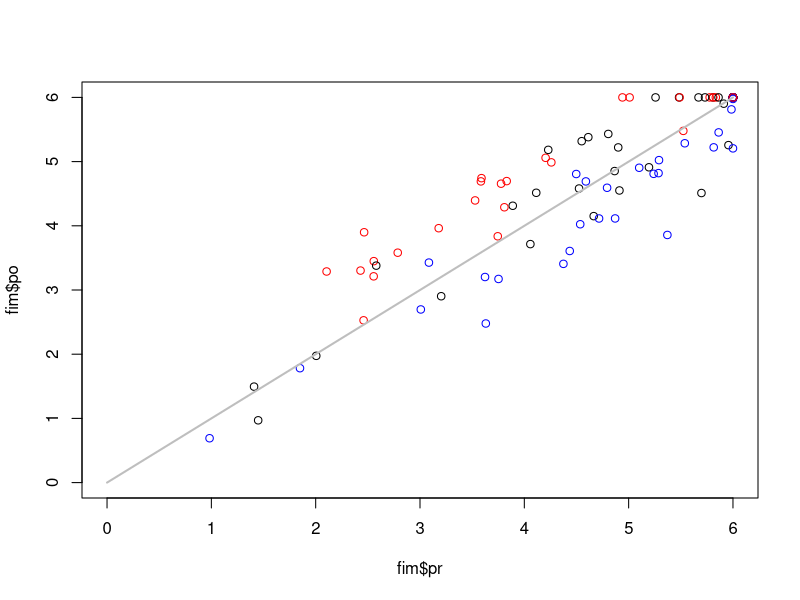

Reproduce this figure in R. (Note: this script raises an error after producing the figure.)
rm(list=ls())
set.seed(101)

nobs=100
ceil1=6
floor1=0
mu.true=mu=5
tau2.true=tau2=3
sig2.true=sig2=0.3

#generate pre-scores
pr=pr.true=rnorm(nobs,mean=mu,sd=sqrt(tau2))
cond=pr>ceil1;  sum(cond); pr[cond]=ceil1
cond=pr<floor1; sum(cond); pr[cond]=floor1

#generate xmat
uniq=expand.grid(trat1=0:1,trat2=0:1,semester=0:1)
cond=uniq$trat1==1 & uniq$trat2==1
uniq=uniq[!cond,]
ind=sample(1:nrow(uniq),size=nobs,replace=T)
xmat.main=data.matrix(cbind(1,uniq[ind,]))
colnames(xmat.main)[1]='interc'

#generate xmat associated with pr
xmat.interact=cbind(1,xmat.main[,c('trat1','trat2')])
xmat.pr=xmat.interact*pr
xmat.pr.true=xmat.interact*pr.true

#parameters
betas.true=betas=c(0,0,-0.5,0.1)
gammas.true=gammas=c(1,0.2,0)

#generate data 
media=xmat.main%*%betas+xmat.pr.true%*%gammas
po=po.true=rnorm(nobs,mean=media,sd=sqrt(sig2))
cond=po>ceil1;  sum(cond); po[cond]=ceil1
cond=po<floor1; sum(cond); po[cond]=floor1

#final dataset
fim=data.frame(po=po,pr=pr,xmat.main[,-1])

#visualize these results
cores=rep('black',nrow(fim))
cond=fim$trat1==1; cores[cond]='red'
cond=fim$trat2==1; cores[cond]='blue'
rango=c(floor1,ceil1)
plot(fim$pr,fim$po,col=cores,xlim=rango,ylim=rango)
lines(rango,rango,col='grey',lwd=2)

#output results
setwd('U:\\GIT_models\\ceiling_effect')
write.csv(fim,'fake data.csv',row.names=F)
